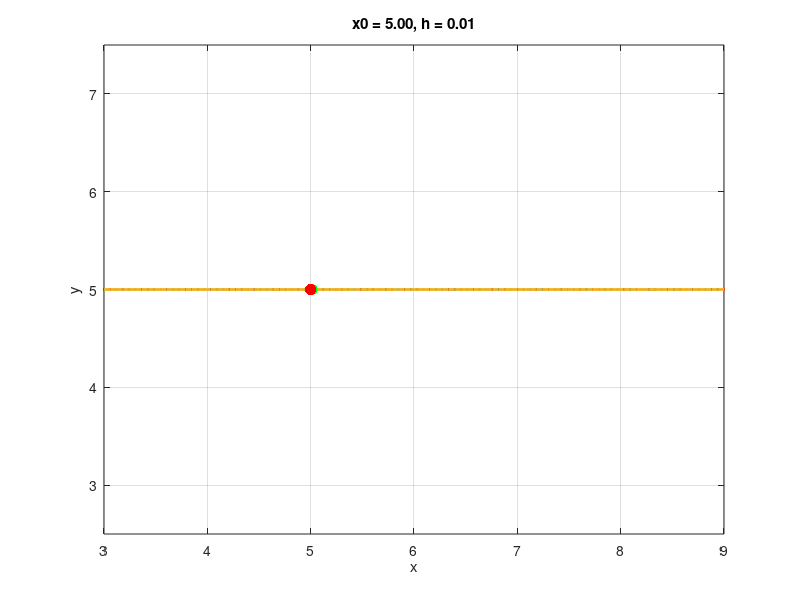

The MATLAB source for this figure:
clc; clearvars;

% User input for the function f(x)
f_str = input("Enter the function f(x): ", 's');
f = str2func(['@(x)', f_str]);

% User input for the initial point x0
x0 = input("Enter the point x0: ");

% Define the step size
h = 2;

% Create a range of x-values
x = linspace(x0 - h, x0 + 2 * h); % Offset the view

% Compute the corresponding y-values
y = f(x);

% Plot the function
plot(x, y, 'linewidth', 2)
hold on
grid on

% Compute the slope of the secant line
secant_line_slope = (f(x0 + h) - f(x0)) / (x0 + h - x0);

% Initialize the secant line
secant_line = secant_line_slope * (x - x0) + f(x0);

% Plot the secant line
secant_plot = plot(x, secant_line, '--', 'linewidth', 2);

% Plot the endpoint
end_point = plot(x0 + h, f(x0 + h), 'g.', 'LineWidth', 2, 'MarkerSize', 25);

% Plot the initial point
plot(x0, f(x0), 'r.', 'LineWidth', 2, 'MarkerSize', 25)

% Set axis labels and title
xlabel('x');
ylabel('y');
title(sprintf('x0 = %.2f, h = %.2f', x0, h));

% Set the initial view
xlim([x0 - h, x0 + 2 * h]);

% Compute the y-axis limits
y_real = real(f(x));
min_f = min(y_real);
max_f = max(y_real);
avg = (abs(max_f) + abs(min_f)) / 2;
ylim([min_f - avg * 1/2, max_f + avg * 1/2]);

pause(0.5)

% Animation loop
for h_ = h:-0.01:0.000000001
    secant_line_slope = (f(x0 + h_) - f(x0)) / (x0 + h_ - x0);

    % Update the secant line
    secant_line = secant_line_slope * (x - x0) + f(x0);
    
    % Update the plot
    set(secant_plot, 'YData', secant_line);
    set(end_point, 'XData', x0 + h_, 'YData', f(x0 + h_));
    
    title(sprintf('x0 = %.2f, h = %.2f', x0, h_));

    % Pause for a short duration to create an animation effect
    pause(0.01);
end

% Set the final secant line type to a straight line
set(secant_plot, 'LineStyle', '-');